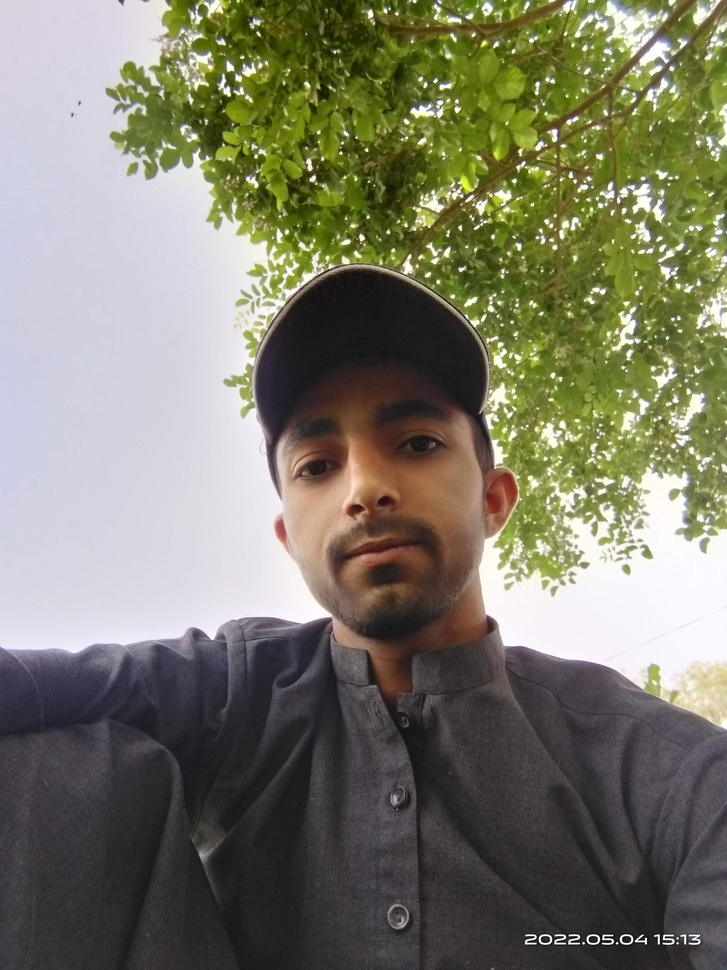
#> input picture imgs/IMG_20220504_151304.jpg, 727 x 970 px, shrunk from 2448 x 3264 before the run; its folder holds only this picture in this run
$ python imageEditor.py
#> lines starting #> are read from the running program, lines starting #| are printed output that depends on the picture
from PIL import Image, ImageEnhance, ImageFilter
import os

path = './imgs'
pathOut = '/editedImgs'

for filename in os.listdir(path):
    if filename.lower().endswith(('.png', '.jpg', '.jpeg', '.gif')):
        img = Image.open(f"{path}/{filename}")
#> img is the input picture: PIL image 727x970 RGB; mean R, G, B 123.2, 122.1, 104.4

        edit = img.filter(ImageFilter.SHARPEN).convert('L')
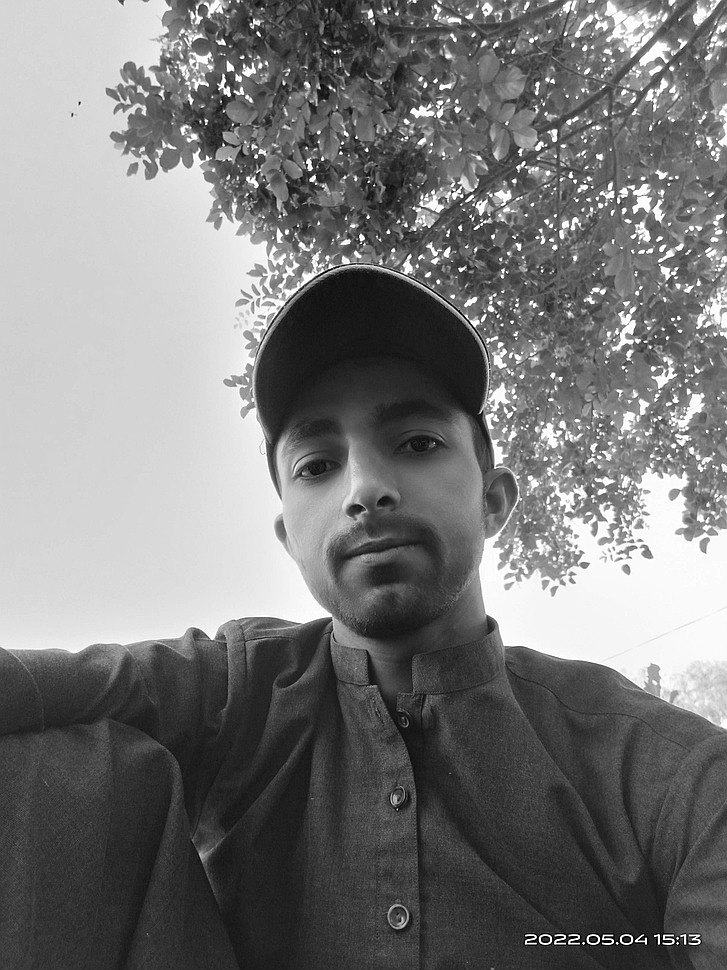
#> edit: PIL image 727x970 L; min 0, max 255, mean 120.1

        factor = 1.5
        enhancer = ImageEnhance.Contrast(edit)
        edit = enhancer.enhance(factor)
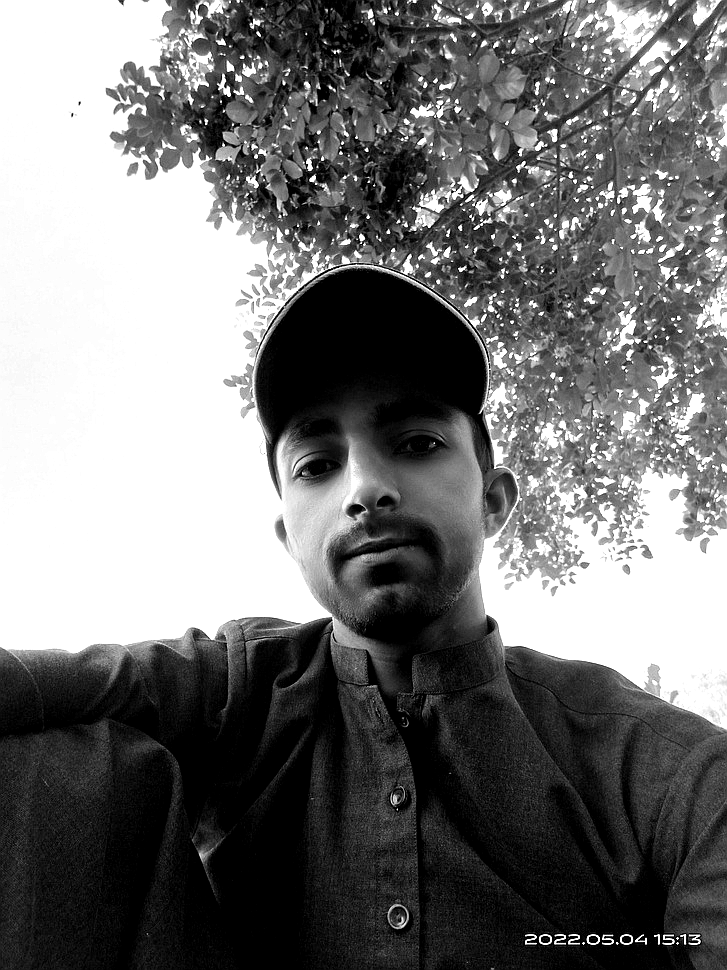
#> edit: PIL image 727x970 L; min 0, max 255, mean 115.1

        clean_name = os.path.splitext(filename)[0]
        edit.save(f'.{pathOut}/{clean_name}_edited.jpg')

$ run again, on imgs/IMG_20231210_174628.jpg
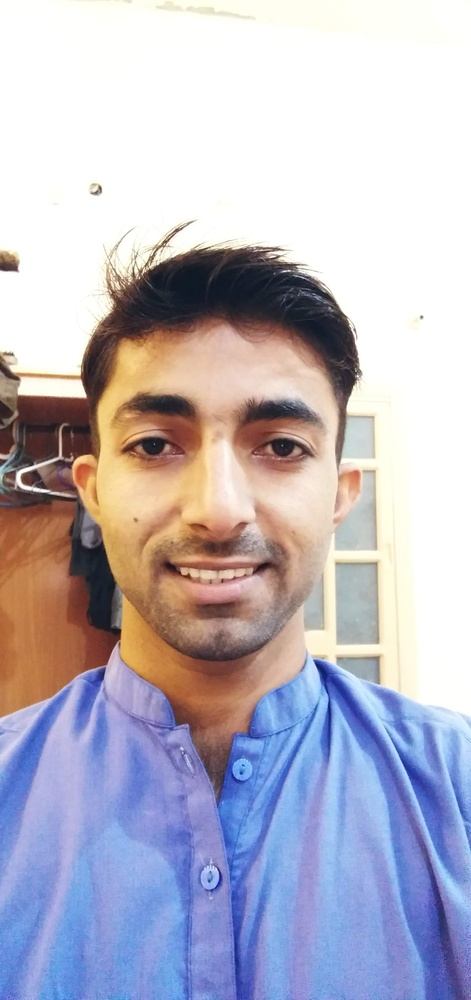
#> input picture imgs/IMG_20231210_174628.jpg, 471 x 1000 px, shrunk from 1536 x 3264 before the run
#> img is the input picture: PIL image 471x1000 RGB; mean R, G, B 186.9, 183.1, 195.5
#> `edit = img.filter(ImageFilter.SHARPEN).convert('L')`:
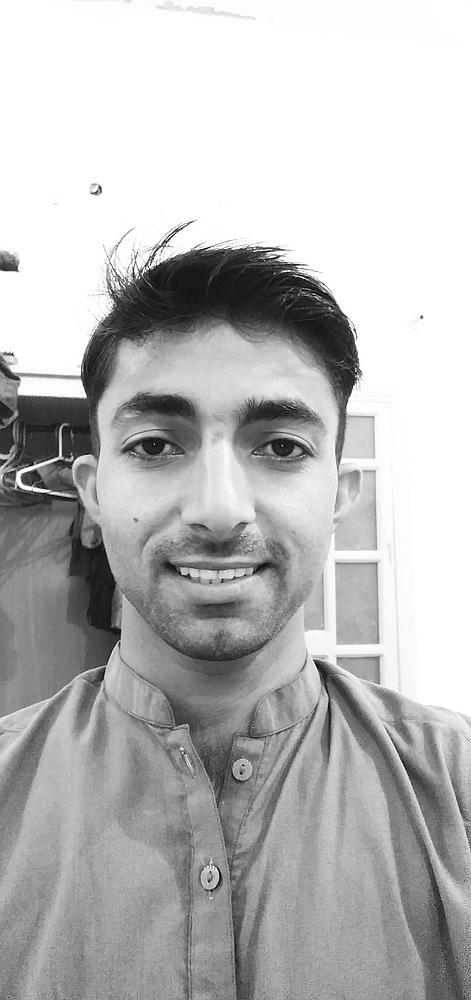
#> edit: PIL image 471x1000 L; min 0, max 255, mean 185.6
#> `edit = enhancer.enhance(factor)`:
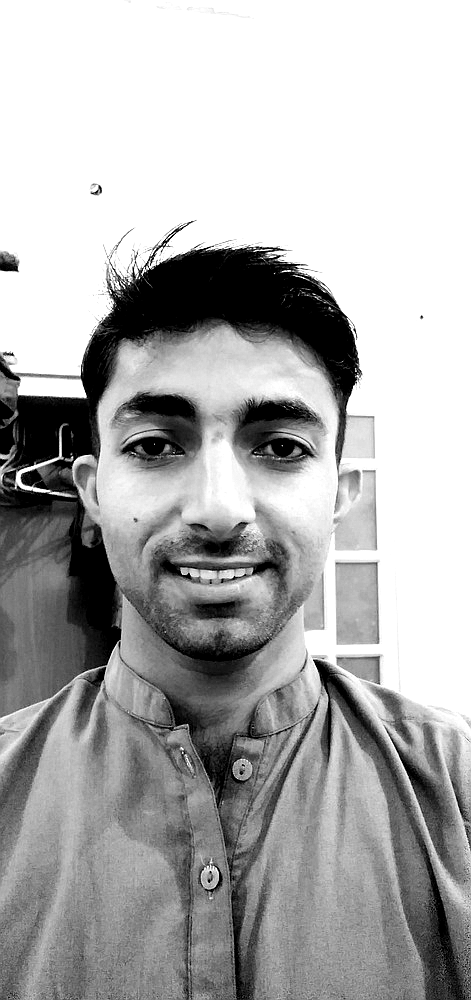
#> edit: PIL image 471x1000 L; min 0, max 255, mean 174.3

$ run again, on imgs/IMG_20220531_052635.jpg
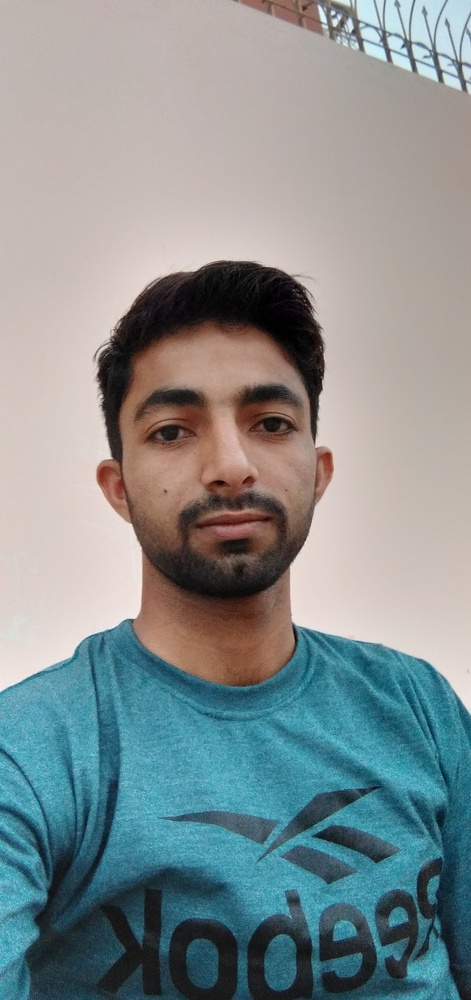
#> input picture imgs/IMG_20220531_052635.jpg, 471 x 1000 px, shrunk from 1536 x 3264 before the run
#> img is the input picture: PIL image 471x1000 RGB; mean R, G, B 133.2, 143.2, 144.4
#> `edit = img.filter(ImageFilter.SHARPEN).convert('L')`:
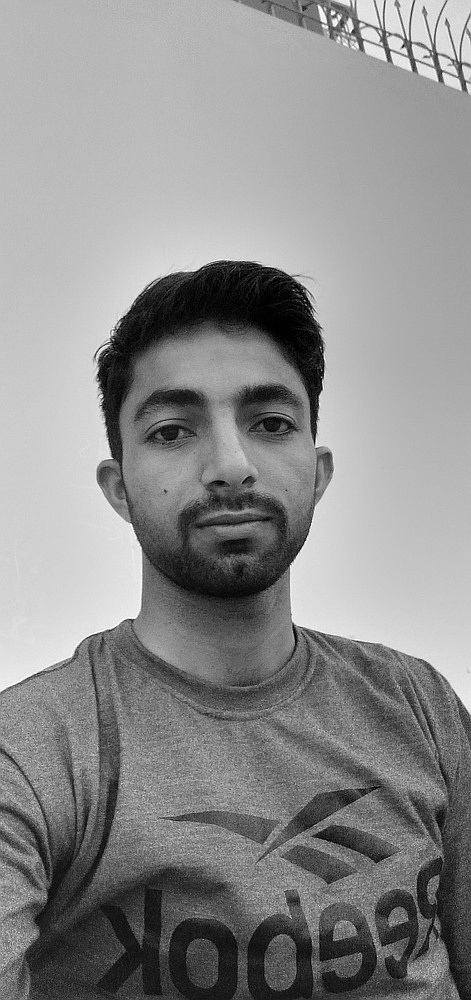
#> edit: PIL image 471x1000 L; min 0, max 255, mean 140.4
#> `edit = enhancer.enhance(factor)`:
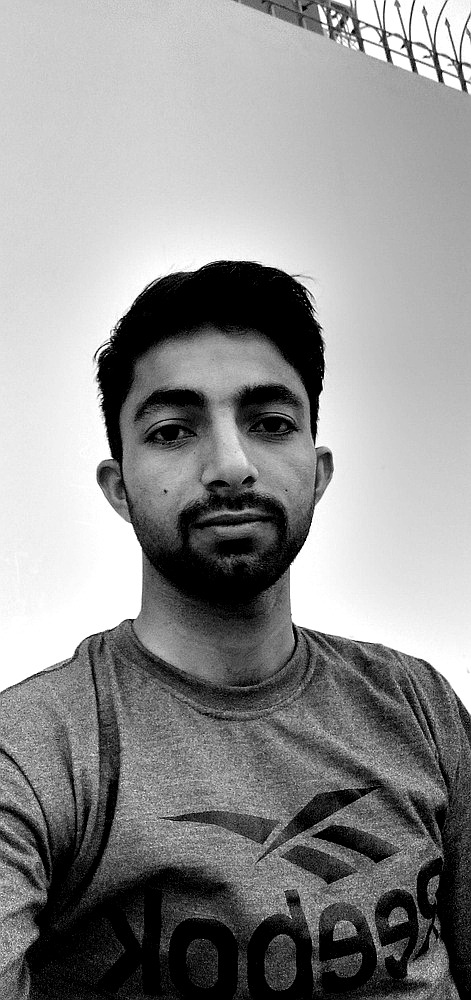
#> edit: PIL image 471x1000 L; min 0, max 255, mean 142.9

$ run again, on imgs/IMG_20220609_205051.jpg
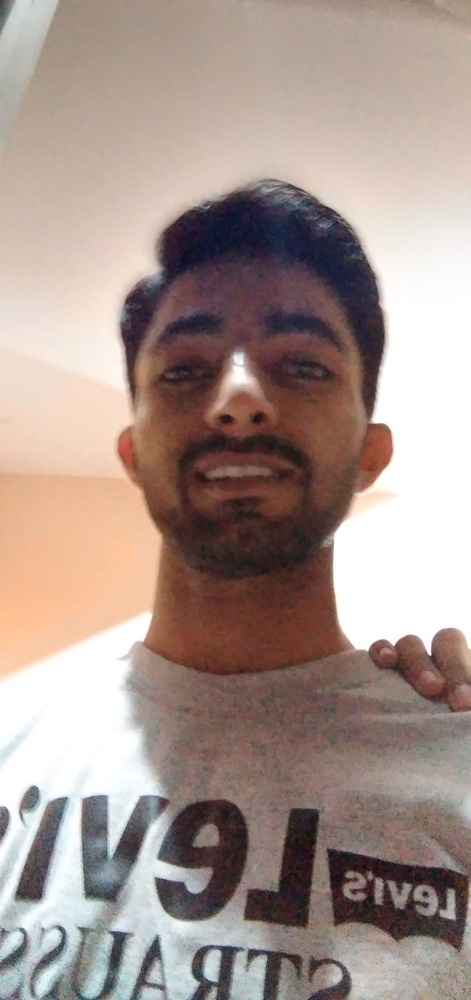
#> input picture imgs/IMG_20220609_205051.jpg, 471 x 1000 px, shrunk from 1536 x 3264 before the run
#> img is the input picture: PIL image 471x1000 RGB; mean R, G, B 166.7, 149.1, 142.1
#> `edit = img.filter(ImageFilter.SHARPEN).convert('L')`:
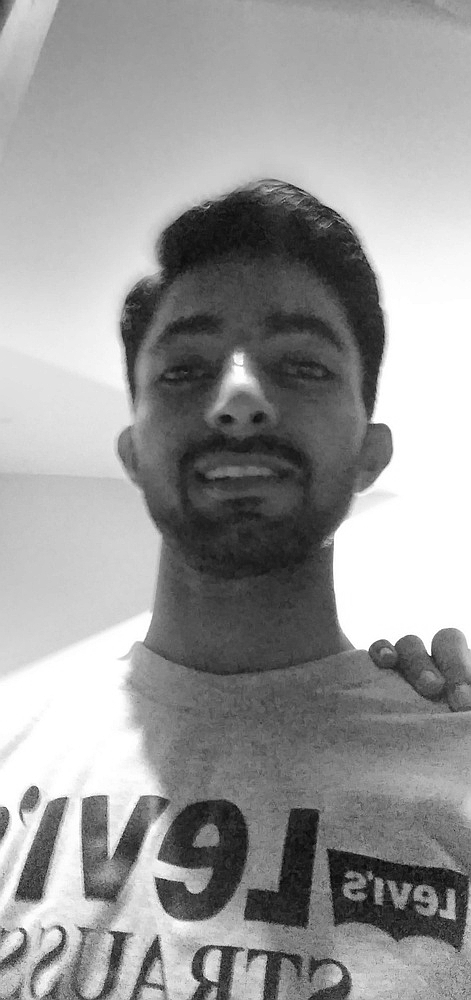
#> edit: PIL image 471x1000 L; min 1, max 255, mean 153.6
#> `edit = enhancer.enhance(factor)`:
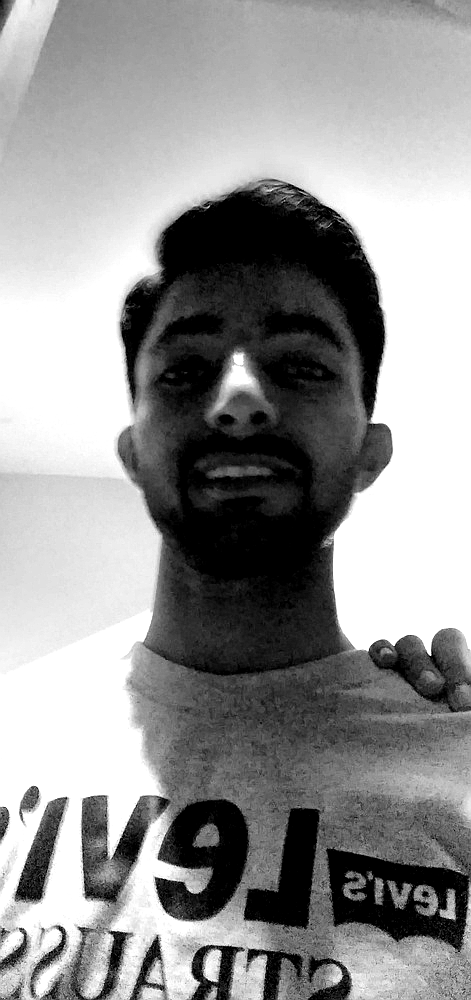
#> edit: PIL image 471x1000 L; min 0, max 255, mean 147.8

$ run again, on imgs/IMG_20220726_111108.jpg
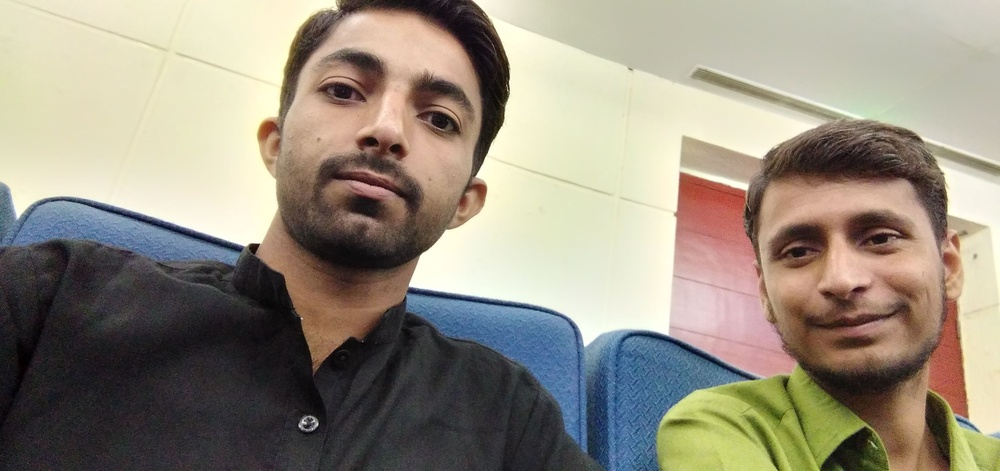
#> input picture imgs/IMG_20220726_111108.jpg, 1000 x 471 px, shrunk from 3264 x 1536 before the run
#> img is the input picture: PIL image 1000x471 RGB; mean R, G, B 150.4, 142.4, 127.6
#> `edit = img.filter(ImageFilter.SHARPEN).convert('L')`:
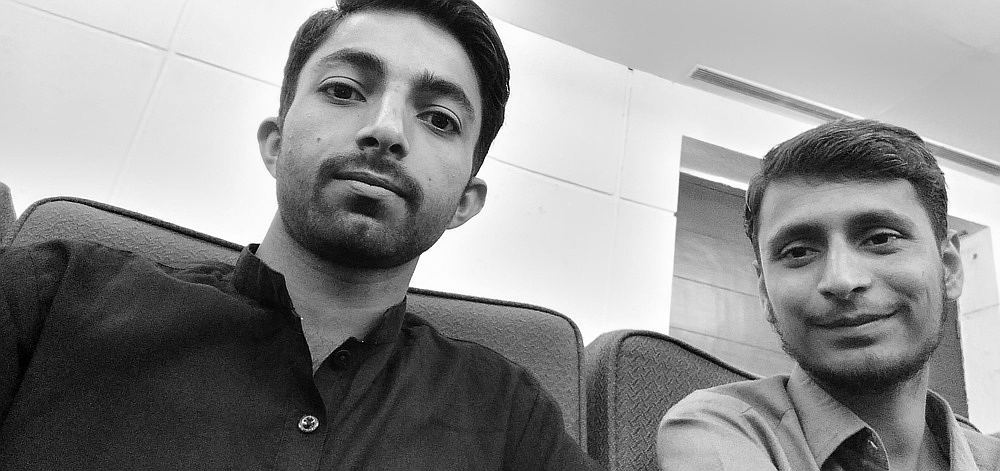
#> edit: PIL image 1000x471 L; min 0, max 255, mean 143.2
#> `edit = enhancer.enhance(factor)`:
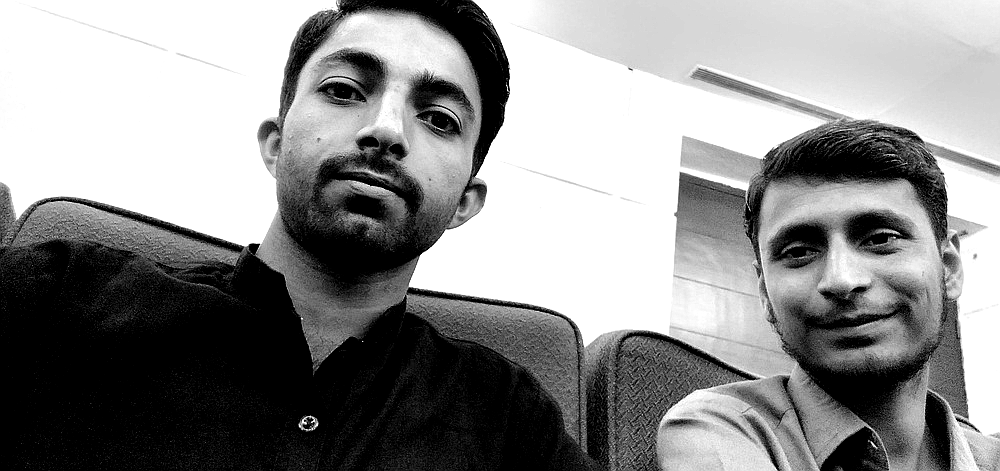
#> edit: PIL image 1000x471 L; min 0, max 255, mean 140.7
